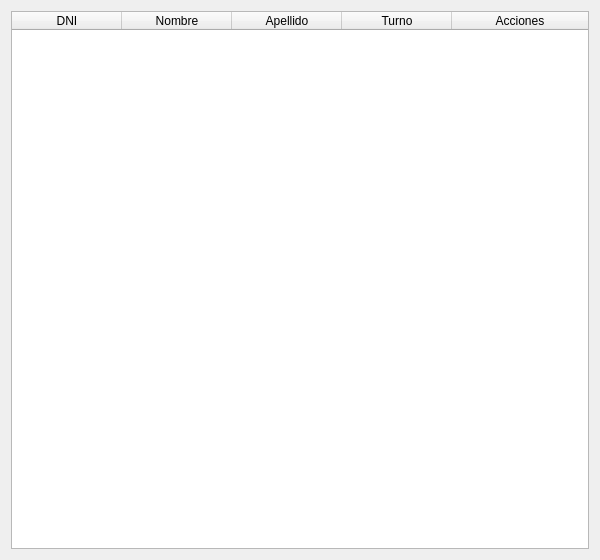
<?xml version="1.0" encoding="UTF-8"?>
<ui version="4.0">
 <class>Dialog</class>
 <widget class="QDialog" name="Dialog">
  <property name="geometry">
   <rect>
    <x>0</x>
    <y>0</y>
    <width>600</width>
    <height>560</height>
   </rect>
  </property>
  <property name="windowTitle">
   <string>Turnos</string>
  </property>
  <property name="styleSheet">
   <string notr="true">#comboBox {
	min-width: 100px;
	max-width: 100px;

}</string>
  </property>
  <layout class="QGridLayout" name="gridLayout">
   <item row="0" column="0">
    <widget class="QTableWidget" name="tablaTurnos">
     <property name="alternatingRowColors">
      <bool>true</bool>
     </property>
     <property name="textElideMode">
      <enum>Qt::ElideMiddle</enum>
     </property>
     <property name="showGrid">
      <bool>false</bool>
     </property>
     <property name="gridStyle">
      <enum>Qt::NoPen</enum>
     </property>
     <property name="wordWrap">
      <bool>false</bool>
     </property>
     <attribute name="horizontalHeaderDefaultSectionSize">
      <number>110</number>
     </attribute>
     <attribute name="horizontalHeaderMinimumSectionSize">
      <number>110</number>
     </attribute>
     <attribute name="horizontalHeaderStretchLastSection">
      <bool>true</bool>
     </attribute>
     <attribute name="verticalHeaderDefaultSectionSize">
      <number>40</number>
     </attribute>
     <attribute name="verticalHeaderHighlightSections">
      <bool>false</bool>
     </attribute>
     <column>
      <property name="text">
       <string>DNI</string>
      </property>
     </column>
     <column>
      <property name="text">
       <string>Nombre</string>
      </property>
     </column>
     <column>
      <property name="text">
       <string>Apellido</string>
      </property>
     </column>
     <column>
      <property name="text">
       <string>Turno</string>
      </property>
     </column>
     <column>
      <property name="text">
       <string>Acciones</string>
      </property>
     </column>
    </widget>
   </item>
  </layout>
 </widget>
 <resources/>
 <connections/>
</ui>
